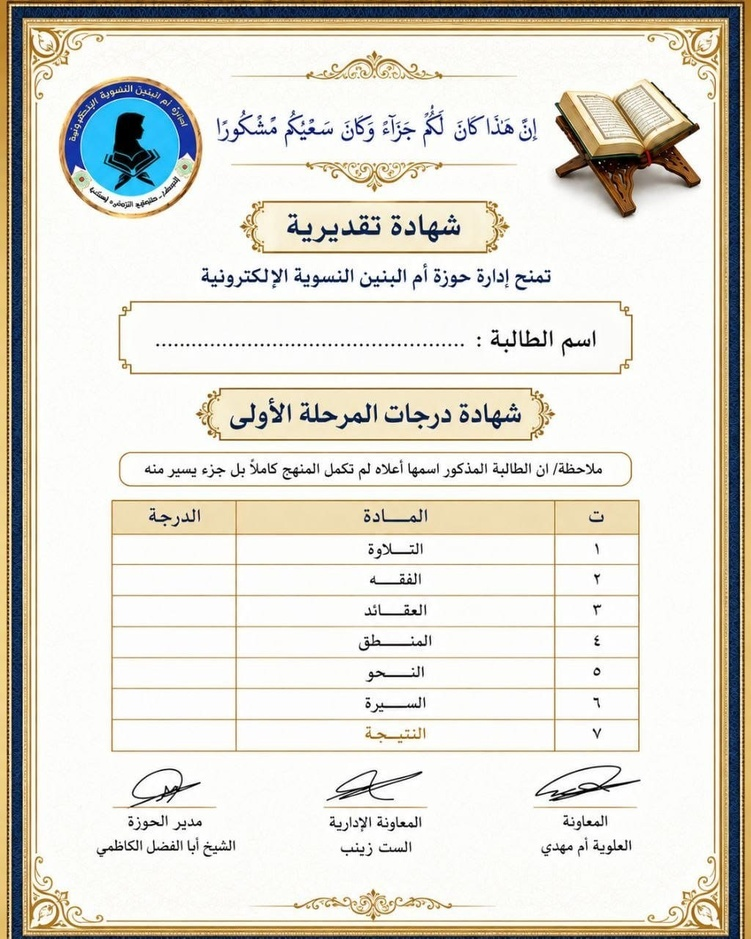
#> input picture 5429417628490471165.jpg, 751 x 939 px, shrunk from 1024 x 1280 before the run
$ python grid_test.py
#> lines starting #> are read from the running program, lines starting #| are printed output that depends on the picture
from PIL import Image, ImageDraw
base_image_path = "5429417628490471165.jpg"
img = Image.open(base_image_path)
#> img is the input picture: PIL image 751x939 RGB; mean R, G, B 223.3, 220.7, 211.1
draw = ImageDraw.Draw(img)
img_width, img_height = img.size
#> img_width = 751; img_height = 939

# Draw lines from 0.55 to 0.80 every 0.01
for pct in range(55, 82):
    y = img_height * (pct / 100.0)
    draw.line([(0, y), (img_width, y)], fill=(255, 0, 0), width=2)
    draw.text((10, y - 10), str(pct) + "%", fill=(255, 0, 0))

img.save("grid_test.jpg")
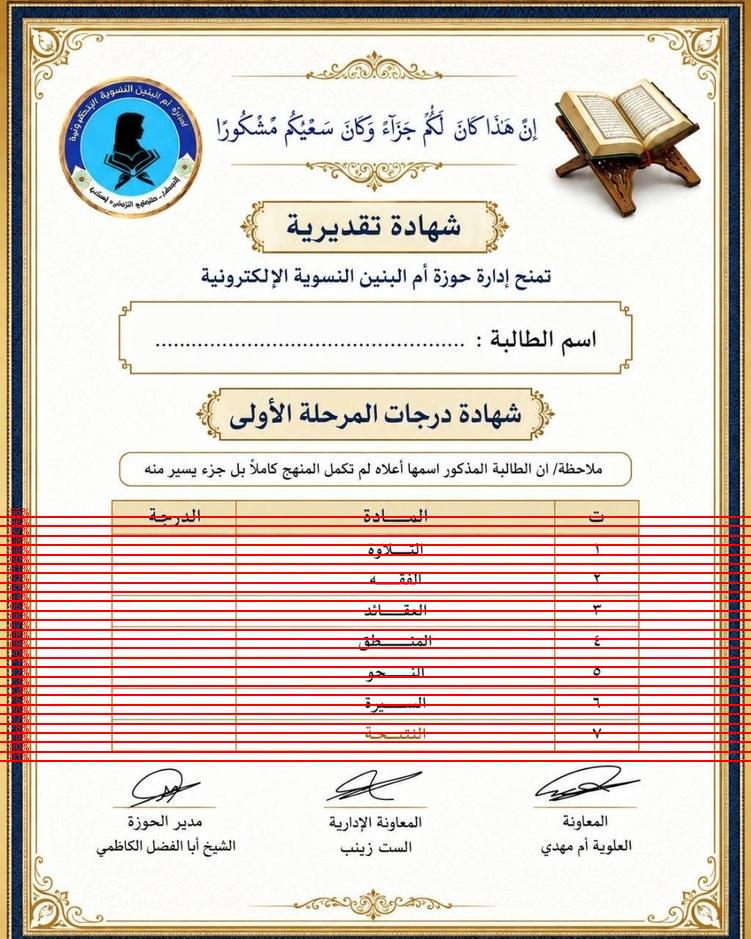
#> saved as grid_test.jpg: PIL image 751x939 RGB; mean R, G, B 224.6, 207, 198

$ run again, with cert_template_clean_bg.png saved as 5429417628490471165.jpg
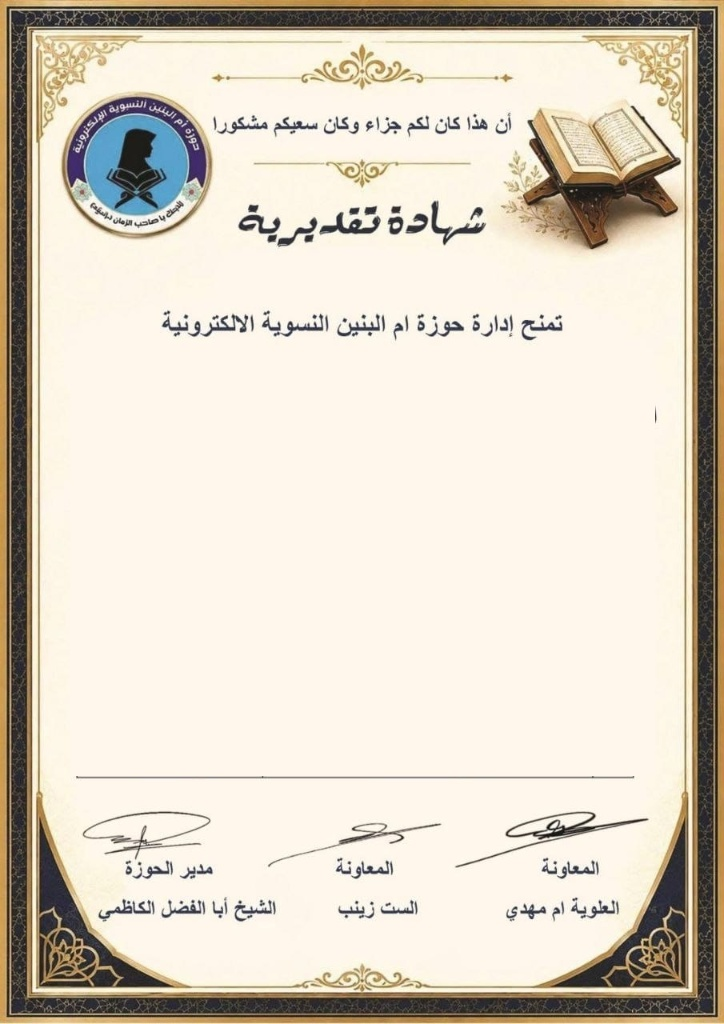
#> input picture cert_template_clean_bg.png, 724 x 1024 px
#> img is the input picture: PIL image 724x1024 RGB; mean R, G, B 219.3, 210.2, 195.3
#> `img.save("grid_test.jpg")`:
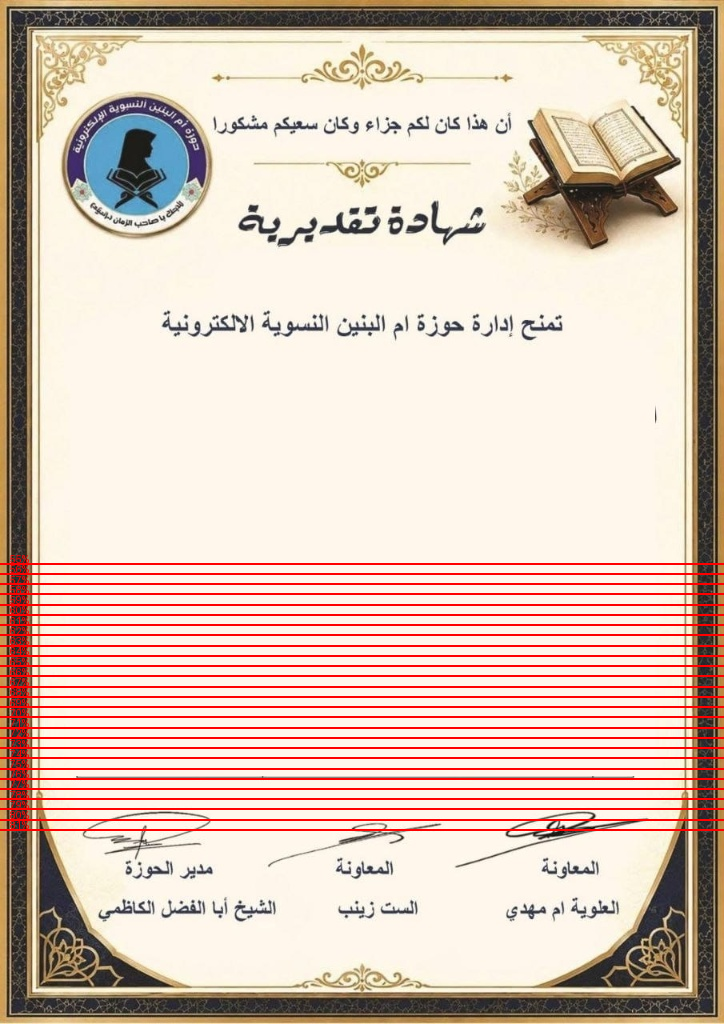
#> saved as grid_test.jpg: PIL image 724x1024 RGB; mean R, G, B 220.5, 198, 183.8

$ run again, with cert_template_official.png saved as 5429417628490471165.jpg
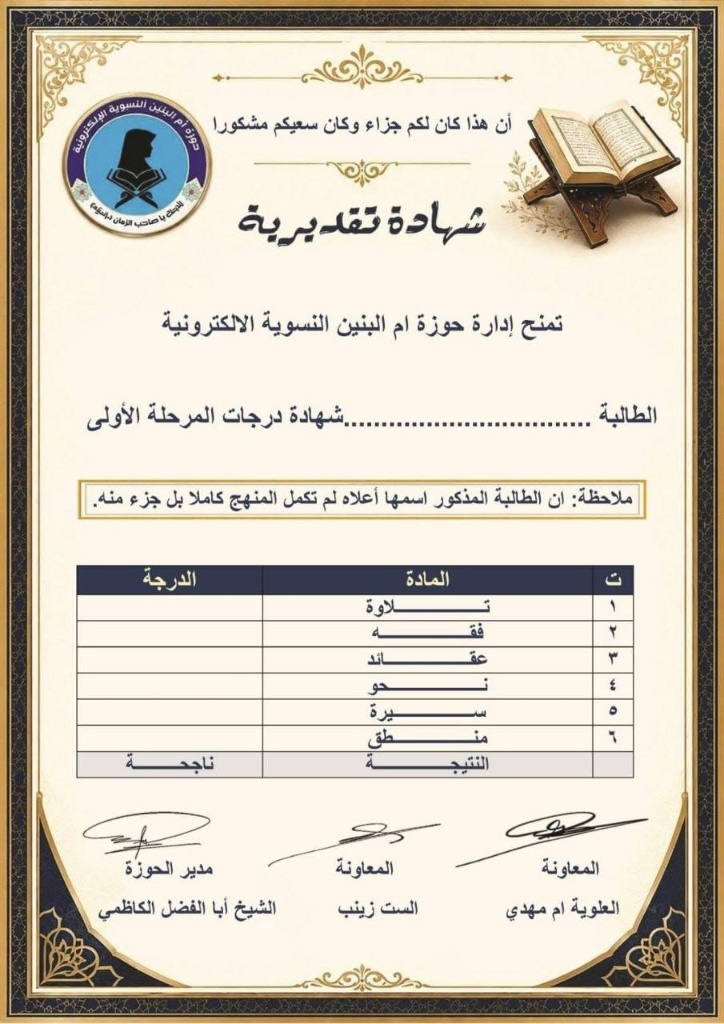
#> input picture cert_template_official.png, 724 x 1024 px
#> img is the input picture: PIL image 724x1024 RGB; mean R, G, B 210.4, 201.9, 187.6
#> `img.save("grid_test.jpg")`:
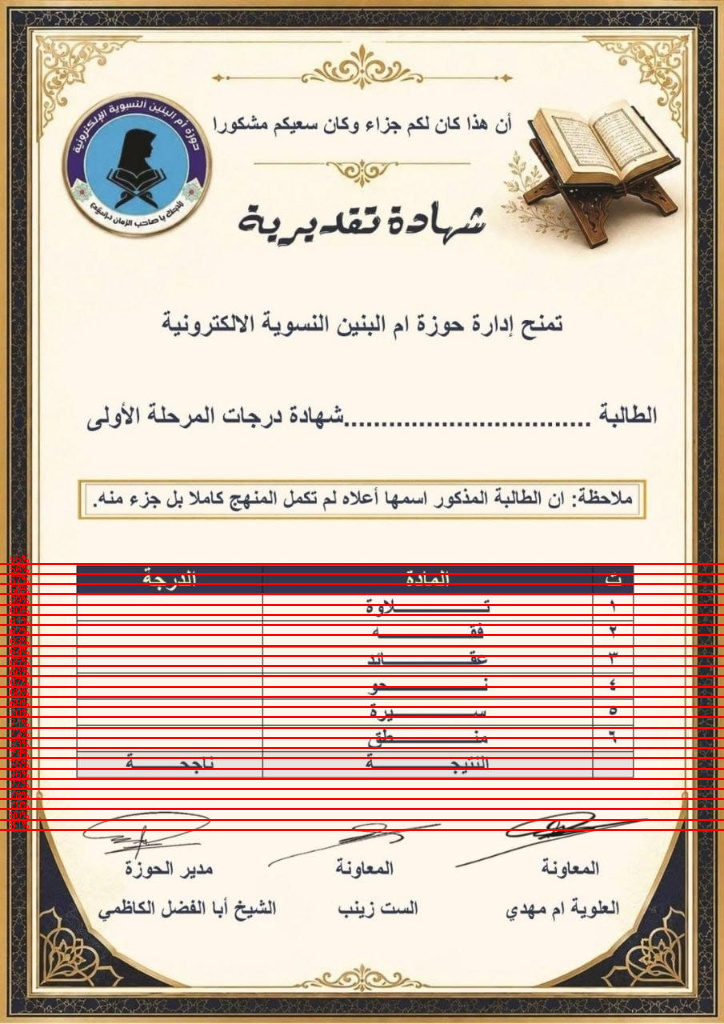
#> saved as grid_test.jpg: PIL image 724x1024 RGB; mean R, G, B 212.8, 190.9, 177.1
